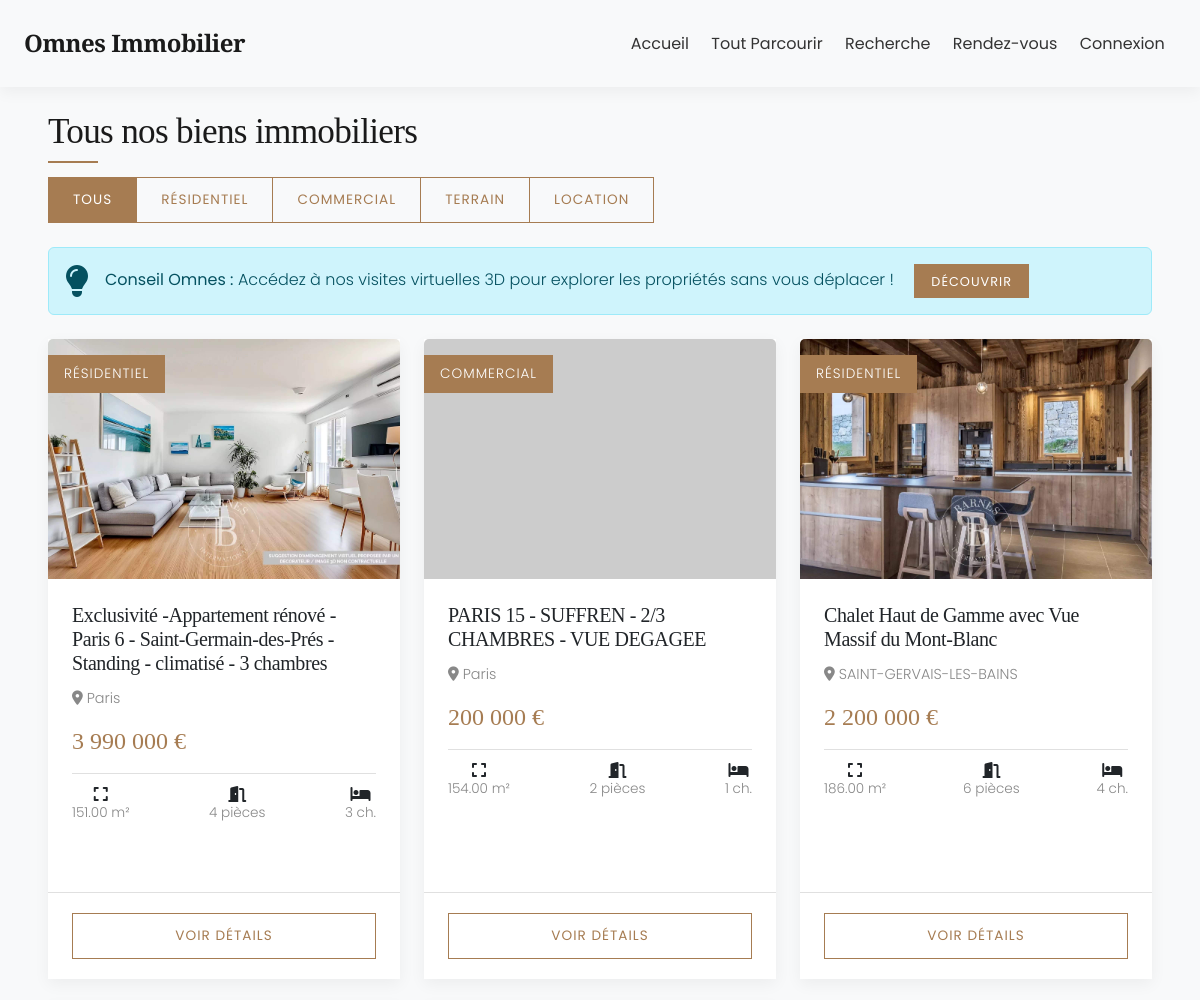
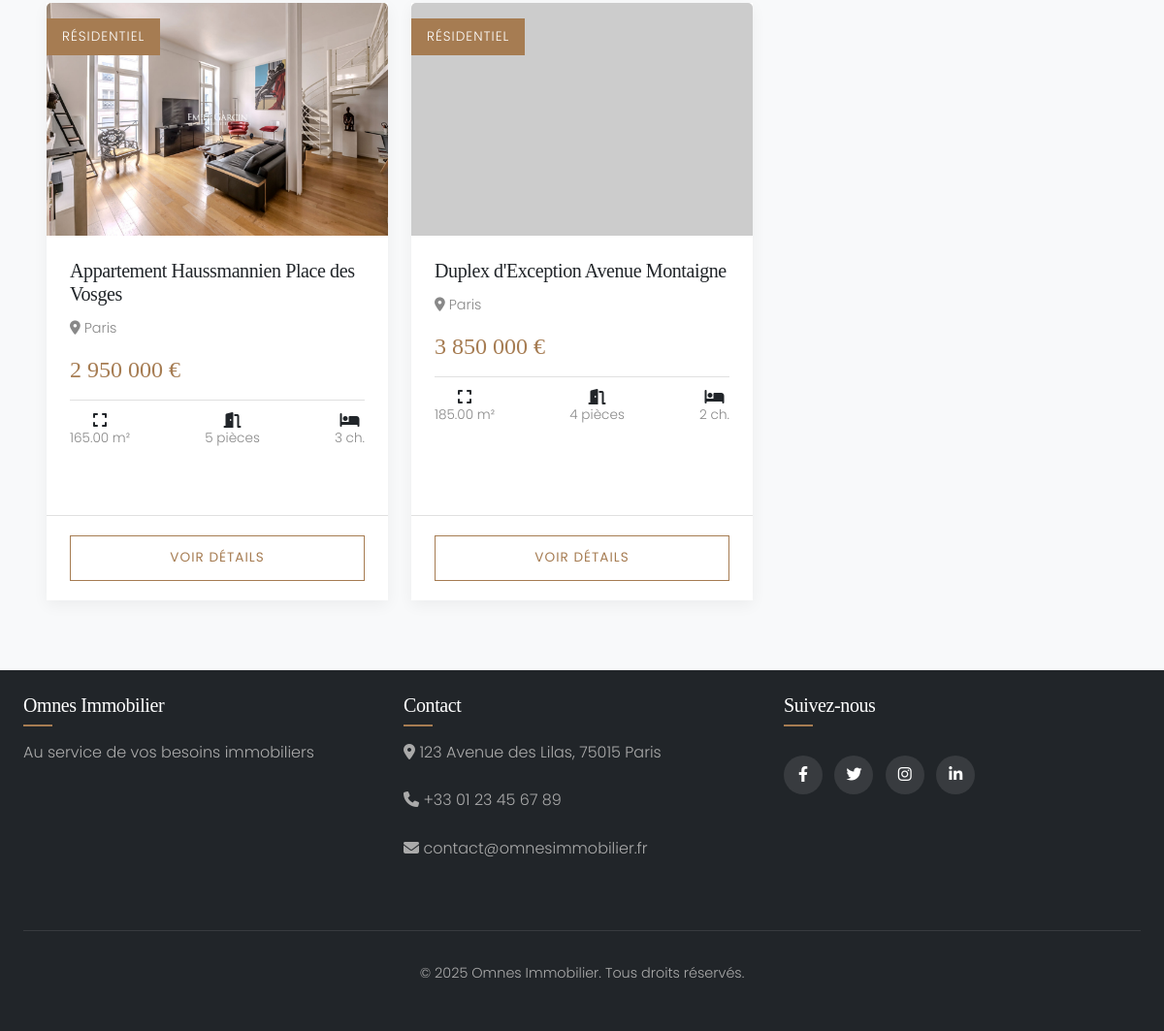
/properties.php, run on the app's committed database (2 pictures, top to bottom).
### tables this page shows
CREATE TABLE `Propriete` (
  `id_propriete` int NOT NULL,
  `titre` varchar(255) NOT NULL,
  `description` text,
  `prix` decimal(10,2) NOT NULL,
  `surface` decimal(10,2) DEFAULT NULL,
  `nb_pieces` int DEFAULT NULL,
  `nb_chambres` int DEFAULT NULL,
  `nb_salles_bain` int DEFAULT NULL,
  `etage` int DEFAULT NULL,
  `balcon` tinyint(1) DEFAULT '0',
  `parking` tinyint(1) DEFAULT '0',
  `ascenseur` tinyint(1) DEFAULT '0',
  `adresse` varchar(255) NOT NULL,
  `ville` varchar(100) NOT NULL,
  `code_postal` varchar(20) NOT NULL,
  `pays` varchar(50) NOT NULL,
  `statut` enum('disponible','vendu','loué') DEFAULT 'disponible',
  `type_propriete` enum('résidentiel','commercial','terrain','location') NOT NULL,
  `date_ajout` datetime DEFAULT CURRENT_TIMESTAMP,
  `id_agent` int NOT NULL
);

CREATE TABLE `Media` (
  `id_media` int NOT NULL,
  `id_propriete` int NOT NULL,
  `type` enum('photo','video') NOT NULL,
  `url_path` varchar(255) NOT NULL,
  `est_principale` tinyint(1) DEFAULT '0',
  `titre` varchar(255) DEFAULT NULL
);

### config/init.php (called while the page is built, shortened)
<?php
require_once BASE_PATH . 'config/database.php';
spl_autoload_register(function($class_name) {
    $class_file = BASE_PATH . 'classes/' . $class_name . '.php';
});
function format_price($price) {
    return number_format($price, 0, ',', ' ') . ' €';
}

### classes/database.php (called while the page is built, shortened)
<?php
class Database {
    private $dbh;
    private $stmt;
    public function __construct() {
        $this->host = DB_HOST;
        $this->port = DB_PORT;
        $this->user = DB_USER;
        $this->pass = DB_PASS;
        $this->dbname = DB_NAME;
        $dsn = 'mysql:host=' . $this->host . ';port=' . $this->port . ';dbname=' . $this->dbname . ';charset=utf8mb4';
        $options = array(
            PDO::ATTR_PERSISTENT => true,
            PDO::ATTR_ERRMODE => PDO::ERRMODE_EXCEPTION,
            PDO::ATTR_DEFAULT_FETCH_MODE => PDO::FETCH_OBJ
        );
        try {
            $this->dbh = new PDO($dsn, $this->user, $this->pass, $options);
        } catch(PDOException $e) {
            $this->error = $e->getMessage();
            error_log("Erreur de connexion à la base de données : " . $this->error);
            throw new Exception("Erreur de connexion à la base de données");
        }
    }
    public function query($query) {
        $this->stmt = $this->dbh->prepare($query);
    }
    public function bind($param, $value, $type = null) {
        if (is_null($type)) {
            switch (true) {
                case is_int($value):
                    $type = PDO::PARAM_INT;
                    break;
            }
        }
        $this->stmt->bindValue($param, $value, $type);
    }
    public function execute() {
        try {
            return $this->stmt->execute();
        } catch(PDOException $e) {
            $this->error = $e->getMessage();
            error_log("Erreur d'exécution de requête : " . $this->error);
            return false;
        }
    }
    public function resultSet() {
        $this->execute();
        return $this->stmt->fetchAll();
    }
}
?>

### classes/Property.php (called while the page is built, shortened)
<?php
class Property {
    private $db;
    public function __construct() {
        $this->db = new Database();
    }
    public function getAllProperties() {
        $this->db->query('SELECT * FROM Propriete WHERE statut = "disponible" ORDER BY date_ajout DESC');
        return $this->db->resultSet();
    }
    public function getMedia($id_propriete) {
        $this->db->query('SELECT * FROM Media WHERE id_propriete = :id_propriete');
        $this->db->bind(':id_propriete', $id_propriete);
        return $this->db->resultSet();
    }
}
?>

### properties.php (the view, shortened to what this page needs)
<?php
require_once BASE_PATH . 'config/init.php';
include BASE_PATH . 'includes/header.php';
require_once BASE_PATH . 'classes/Property.php';
$property = new Property();
$type = isset($_GET['type']) ? $_GET['type'] : null;
if ($type) {
    $properties = $property->getPropertiesByType($type);
} else {
    $properties = $property->getAllProperties();
}
?>
<div class="container mt-4">
    <h1 class="section-title mb-4" data-aos="fade-up">Tous nos biens immobiliers</h1>
    <div class="mb-4" data-aos="fade-up">
        <div class="btn-group" role="group">
            <a href="properties.php" class="btn <?php echo !$type ? 'btn-primary' : 'btn-outline-primary'; ?>">Tous</a>
            <a href="properties.php?type=résidentiel" class="btn <?php echo $type === 'résidentiel' ? 'btn-primary' : 'btn-outline-primary'; ?>">Résidentiel</a>
            <a href="properties.php?type=commercial" class="btn <?php echo $type === 'commercial' ? 'btn-primary' : 'btn-outline-primary'; ?>">Commercial</a>
            <a href="properties.php?type=terrain" class="btn <?php echo $type === 'terrain' ? 'btn-primary' : 'btn-outline-primary'; ?>">Terrain</a>
            <a href="properties.php?type=location" class="btn <?php echo $type === 'location' ? 'btn-primary' : 'btn-outline-primary'; ?>">Location</a>
        </div>
    </div>
<div class="alert alert-info d-flex align-items-center mb-4" data-aos="fade-up">
    <i class="fas fa-lightbulb fa-2x me-3"></i>
    <div>
        <strong>Conseil Omnes :</strong> Accédez à nos visites virtuelles 3D pour explorer les propriétés sans vous déplacer !
        <a href="/omnes-immobilier/account-services.php" class="btn btn-sm btn-primary ms-3">Découvrir</a>
    </div>
</div>
    <div class="row">
        <?php if (!empty($properties)) : ?>
            <?php foreach ($properties as $index => $prop) : ?>
                <div class="col-md-4 mb-4" data-aos="fade-up" data-aos-delay="<?php echo $index % 3 * 100; ?>">
                    <div class="card property-card h-100">
                        <?php
                        $medias = $property->getMedia($prop->id_propriete);
                        $image_path = !empty($medias) && isset($medias[0]->url_path) ? $medias[0]->url_path : '/omnes-immobilier/assets/img/properties/default.jpg';
                        ?>
                        <img src="<?php echo $image_path; ?>" class="card-img-top" alt="<?php echo $prop->titre; ?>" onerror="this.src='https://via.placeholder.com/300x200?text=Propriété'">
                        <?php if ($prop->type_propriete) : ?>
                            <div class="property-tag"><?php echo ucfirst($prop->type_propriete); ?></div>
                        <?php endif; ?>
                        <div class="card-body">
                            <h5 class="card-title"><?php echo $prop->titre; ?></h5>
                            <p class="property-location"><i class="fas fa-map-marker-alt"></i> <?php echo $prop->ville; ?></p>
                            <?php if ($prop->type_propriete !== 'location') : ?>
                                <p class="property-price"><?php echo format_price($prop->prix); ?></p>
                            <?php else : ?>
                                <p class="property-price"><?php echo format_price($prop->prix); ?>/mois</p>
                            <?php endif; ?>
                            <div class="property-features">
                                <div class="property-feature">
                                    <i class="fas fa-expand"></i>
                                    <span><?php echo $prop->surface; ?> m²</span>
                                </div>
                                <div class="property-feature">
                                    <i class="fas fa-door-open"></i>
                                    <span><?php echo $prop->nb_pieces; ?> pièces</span>
                                </div>
                                <div class="property-feature">
                                    <i class="fas fa-bed"></i>
                                    <span><?php echo $prop->nb_chambres; ?> ch.</span>
                                </div>
                            </div>
                        </div>
                        <div class="card-footer bg-white">
                            <a href="property-detail.php?id=<?php echo $prop->id_propriete; ?>" class="btn btn-outline-primary w-100">Voir détails</a>
                        </div>
                    </div>
                </div>
            <?php endforeach; ?>
        <?php endif; ?>
    </div>
</div>
<?php include BASE_PATH . 'includes/footer.php'; ?>

### assets/css/style.css (style rules this page uses)
:root { --dark-primary: #1a1a1a; --primary: #333333; --secondary: #a67c52; --light-secondary: #d4b88f; --light: #f8f9fa; --white: #ffffff; --grey: #e0e0e0; --dark-grey: #888888; --success: #4a7c59; --danger: #a63f52; --warning: #d4a150; --info: #5899a6; --transition: all 0.3s ease; --box-shadow: 0 5px 15px rgba(0, 0, 0, 0.05); --box-shadow-hover: 0 8px 25px rgba(0, 0, 0, 0.1); --font-heading: 'Playfair Display', serif; --font-body: 'Poppins', sans-serif; }
body { font-family: var(--font-body); color: var(--primary); line-height: 1.6; background-color: var(--light); font-weight: 300; }
h1, h2, h3, h4, h5, h6 { font-family: var(--font-heading); font-weight: 500; color: var(--dark-primary); letter-spacing: -0.02em; }
p { margin-bottom: 1.5rem; }
a { color: var(--secondary); text-decoration: none; transition: var(--transition); }
.container { max-width: 1280px; padding: 0 1.5rem; }
.section-title { position: relative; display: inline-block; margin-bottom: 2.5rem; font-size: 2.2rem; }
.section-title::after { content: ''; position: absolute; left: 0; bottom: -10px; width: 50px; height: 2px; background-color: var(--secondary); }
.btn { font-family: var(--font-body); font-weight: 400; padding: 0.75rem 1.5rem; border-radius: 0; transition: var(--transition); text-transform: uppercase; letter-spacing: 1px; font-size: 0.85rem; border: none; }
.btn-primary { background-color: var(--secondary); color: var(--white); border: 1px solid var(--secondary); }
.btn-outline-primary { background-color: transparent; color: var(--secondary); border: 1px solid var(--secondary); }
.btn-sm { padding: 0.4rem 1rem; font-size: 0.8rem; }
.card { border: none; box-shadow: var(--box-shadow); transition: var(--transition); border-radius: 0; overflow: hidden; margin-bottom: 2rem; }
.card-body { padding: 1.5rem; }
.card-img-top { height: 240px; object-fit: cover; }
.card-title { font-family: var(--font-heading); margin-bottom: 0.75rem; }
.card-footer { background-color: var(--white); border-top: 1px solid var(--grey); padding: 1.25rem 1.5rem; }
.property-card { position: relative; }
.property-card .property-tag { position: absolute; top: 1rem; left: 0; background-color: var(--secondary); color: var(--white); padding: 0.5rem 1rem; font-size: 0.85rem; text-transform: uppercase; letter-spacing: 1px; }
.property-card .property-price { font-family: var(--font-heading); font-size: 1.5rem; color: var(--secondary); margin: 0.75rem 0; }
.property-card .property-location { color: var(--dark-grey); font-size: 0.9rem; margin-bottom: 0.5rem; }
.property-card .property-features { display: flex; justify-content: space-between; padding: 0.75rem 0; border-top: 1px solid var(--grey); margin-top: 0.75rem; }
.property-card .property-feature { display: flex; flex-direction: column; align-items: center; }
.property-card .property-feature span { font-size: 0.85rem; color: var(--dark-grey); }

### data on the page
propriete: media.url_path (picture), type_propriete "RÉSIDENTIEL", titre "Exclusivité -Appartement rénové - Paris 6 - Saint-Germain-des-Prés - Standing - climatisé - 3 chambres", ville "Paris", prix "3 990 000 €", surface "151.00", nb_pieces "4", nb_chambres "3"
propriete: type_propriete "COMMERCIAL", titre "PARIS 15 - SUFFREN - 2/3 CHAMBRES - VUE DEGAGEE", ville "Paris", prix "200 000 €", surface "154.00", nb_pieces "2", nb_chambres "1"
propriete: media.url_path (picture), type_propriete "RÉSIDENTIEL", titre "Chalet Haut de Gamme avec Vue Massif du Mont-Blanc", ville "SAINT-GERVAIS-LES-BAINS", prix "2 200 000 €", surface "186.00", nb_pieces "6", nb_chambres "4"
propriete: media.url_path (picture), type_propriete "RÉSIDENTIEL", titre "Appartement Haussmannien Place des Vosges", ville "Paris", prix "2 950 000 €", surface "165.00", nb_pieces "5", nb_chambres "3"
propriete: type_propriete "RÉSIDENTIEL", titre "Duplex d'Exception Avenue Montaigne", ville "Paris", prix "3 850 000 €", surface "185.00", nb_pieces "4", nb_chambres "2"
